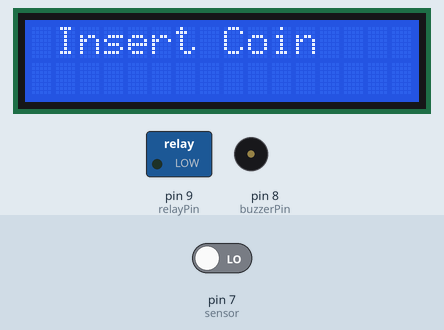
This sketch was run on a simulated Arduino Uno, built with avr-gcc and run on an emulated ATmega328P. Shown: 16×2 character LCD, switched loads named in the sketch (green lamp = pin HIGH), buzzer (waves = sounding, pin HIGH). Inputs (shaded band) come from the test bench; at power-on: pin 7 (sensor) LOW.

Above: at 2.2 s.
At 4.3 s:
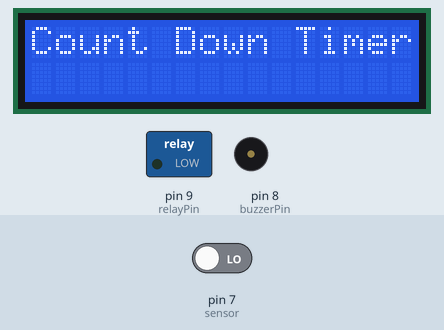
4.4 s: pin 7 (sensor) driven HIGH
At 4.7 s:
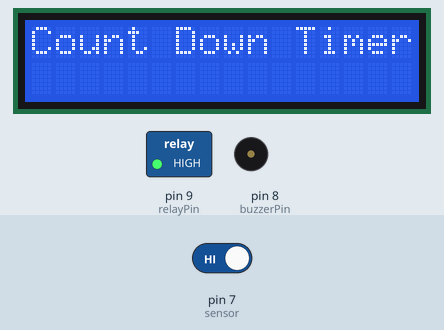
Timing chart, 0 to 7.4 s (numbered marks = the images above; inputs shaded):
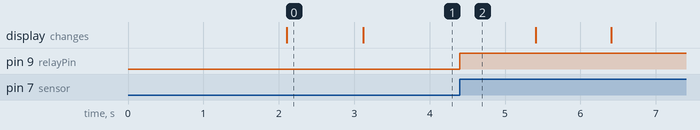

Measured:
- after the input at 4.4 s, pin 9 (relayPin): LOW → HIGH at once
- what the display in image 0 shows lasts 1.0 s, from 2.1 s to 3.1 s

The sketch:

IR_COIN_DETECTOR.ino
```cpp
#include "Countimer.h"
#include <Wire.h>
#include <LiquidCrystal_I2C.h>
// Set the LCD address to 0x27 for a 16 chars and 2 line display
LiquidCrystal_I2C lcd(0x27, 16, 2);
Countimer timer;
int runTimer = 1;
int buzzerPin = 8;
int relayPin=9;
int sensor = 7;
void setup()
{
   pinMode(buzzerPin, OUTPUT);
   pinMode(relayPin,OUTPUT);
   pinMode(sensor,INPUT);
   //digitalWrite(sensor,HIGH);
   lcd.begin();
   lcd.backlight(); // Turn on the blacklight
   // Set up count down timer with 10s and call method onComplete() when timer is complete.
   // 00hr:10min:00sec
  timer.setCounter(0,10,00, timer.COUNT_DOWN, onComplete);
  // Print current time every 1s on serial port by calling method refreshClock().
  timer.setInterval(refreshClock, 1000);
  lcd.print(" Coin Based");
   lcd.setCursor(0,1);
   lcd.print(" Mobile Charger");
   delay(2000);
   lcd.clear();
   lcd.print(" Insert Coin ");
   delay(1000);
   lcd.clear();
   lcd.print("Count Down Timer");
 }
void loop()
{
   while(digitalRead(sensor)==HIGH)
   {
    while(runTimer == 1)
    {
      digitalWrite(relayPin,HIGH);
     //Start timer
      count_down_timer();
    }
  }
}
void count_down_timer()
{
  timer.run();
    // Now timer is running and listening for actions.
    // If you want to start the timer, you have to call start() method.
    if(!timer.isCounterCompleted())
    {
      timer.start();
    }
}
  void onComplete()
{
   digitalWrite(relayPin,LOW);
   runTimer = 0;
   lcd.clear();
   lcd.print(" Time Over !");
   lcd.setCursor(0,1);
   lcd.print("Reset Device");
   Serial.println("Timer Over!!!");
   delay(500);
   digitalWrite(buzzerPin, HIGH);
   delay(500);
   digitalWrite(buzzerPin, LOW);
   delay(500);
  }
void refreshClock()
{
  Serial.println(timer.getCurrentTime());
  lcd.setCursor(2,1);
  lcd.print(timer.getCurrentTime());
 }
```
